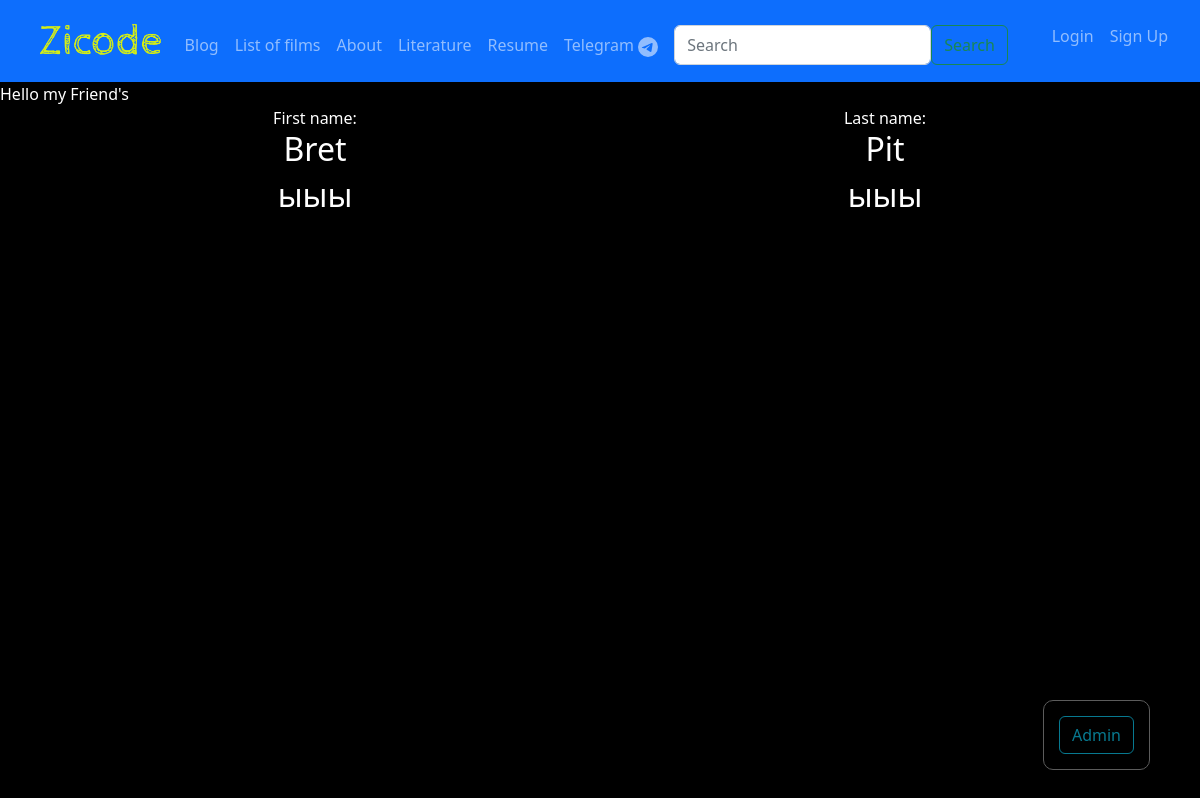
Before: /film/seven/ with the older database file.
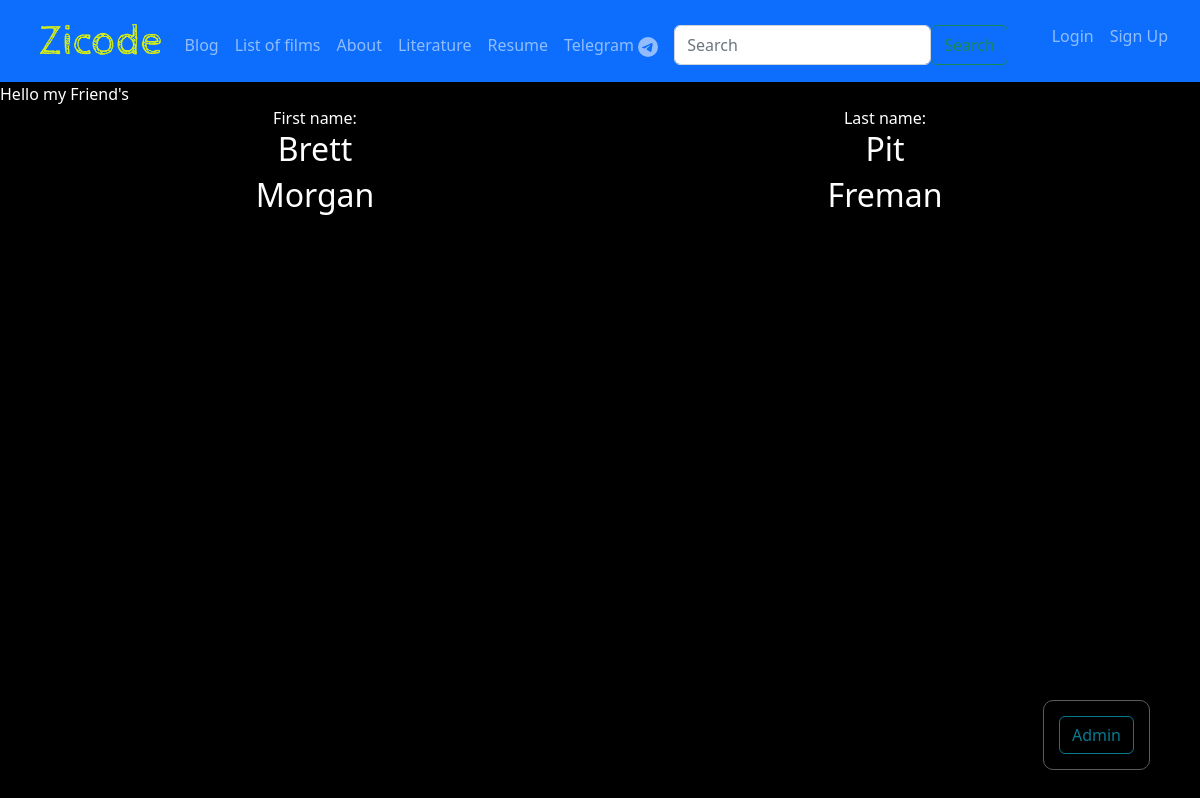
After: the same page with the newer database file.
### film/models.py (models this page shows, shortened)
class Actor(models.Model):
    first_name = models.CharField("Имя", blank=True, max_length=100)
    last_name = models.CharField("Фамилия", blank=True, max_length=100)

### film/views.py (the view)
# urls.py: path('<slug:film_slug>/', views.detailfilms, name='detailfilms'),
def detailfilms(request, film_slug):
    posts = get_object_or_404(Film, slug=film_slug)
    actors = Actor.objects.all()
    context = {
        'posts': posts,
        'actors': actors,
    }
    return render(request, 'film/detailfilms.html', context=context)

### film/templates/film/detailfilms.html (shortened to what this page needs)
{% extends 'portfolio/base.html' %}
{% block content_film %}
<div class="col-md-55 text-center">
    <div class="container">
        <div class="row">
            <div class="col-6">First name:</div>
            <div class="col-6">Last name:</div>
        </div>
    </div>
    <div class="container">
        <div class="row">
            {% for actor in posts.actors.all %}
            <div class="col-6">
                <h2> {{ actor.first_name }}</h2>
            </div>
            <div class="col-6">
                <h2> {{ actor.last_name }}</h2>
            </div>
            {% endfor %}
        </div>
    </div>
</div>
{% endblock %}

Changed rows visible on the page:
removed Actor: first_name "Bret", last_name "Pit"
removed Actor: first_name "ыыы", last_name "ыыы"
added Actor: first_name "Brett", last_name "Pit"
added Actor: first_name "Morgan", last_name "Freman"
